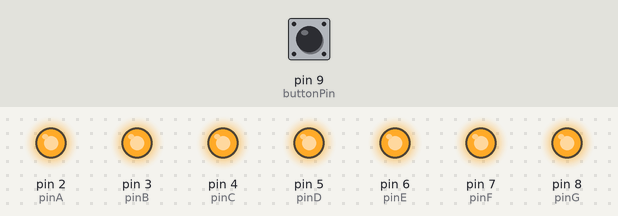
Recording of a sketch running on a simulated Arduino Uno, built with avr-gcc and run on an emulated ATmega328P. Shown: output pins drawn as LEDs (lit = HIGH). Dashed ring = blinking. The test bench sets the inputs (shaded band); at power-on: pin 9 (buttonPin) LOW. Random numbers use the default seed unless the sketch sets one.

Above: at 1.2 s.
1.3 s: pin 9 (buttonPin) pulled HIGH for 0.15 s
At 1.9 s:
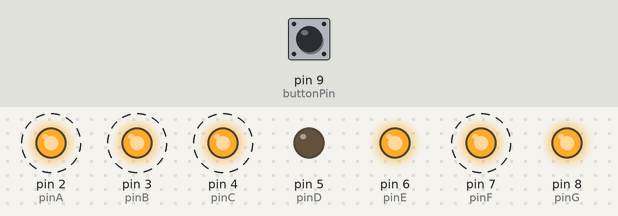
4.3 s: pin 9 (buttonPin) pulsed HIGH 5 times (0.12 s each, 0.3 s apart)
At 7.1 s:
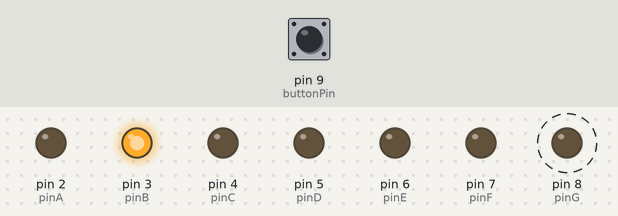
8.1 s: pin 9 (buttonPin) pulled HIGH for 1 s
At 8.28 s:
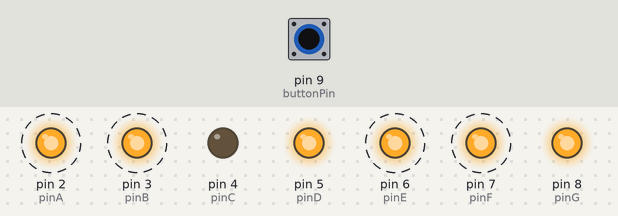
11.1 s: pin 9 (buttonPin) pulled HIGH for 0.15 s
At 12.6 s:
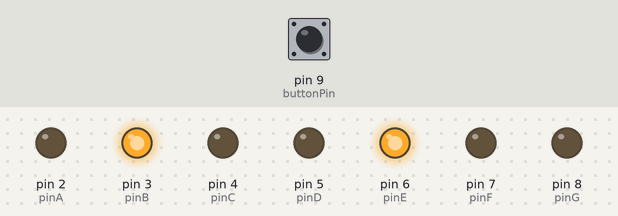
14.1 s: pin 9 (buttonPin) pulled HIGH for 3.2 s
At 16.1 s:
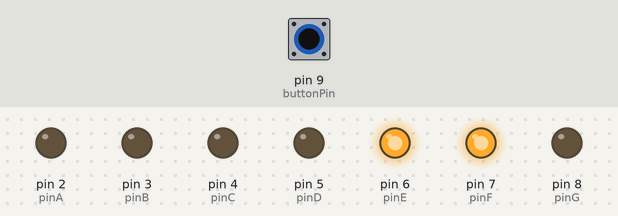
18.8 s: pin 9 (buttonPin) pulled HIGH for 0.15 s
At 20.9 s:
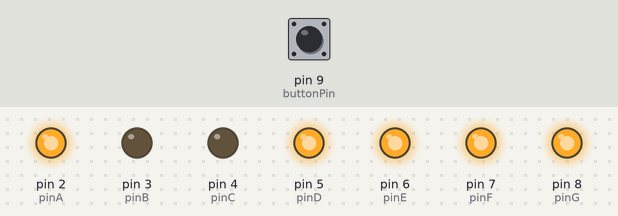
Timing chart, 0 to 22.4 s (numbered marks = the images above; inputs shaded):
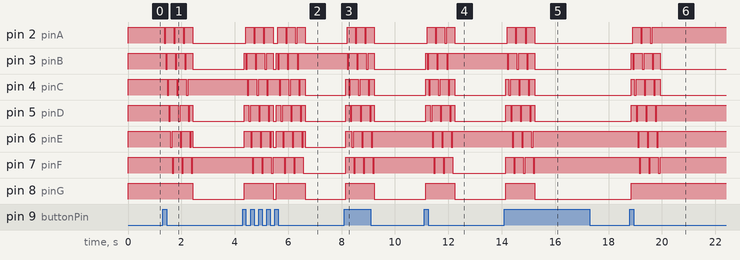

Measured:
- after the input at 1.3 s, pin 2 (pinA): alternates HIGH for 0.30 s and LOW for 0.06 s, 7 changes in all, then stays LOW, starting after 0.05 s; pin 3 (pinB): alternates HIGH for 0.30 s and LOW for 0.06 s, 7 changes in all, then stays LOW, starting after 0.11 s
- after the input at 4.3 s, pin 8 (pinG): alternates HIGH for 1.1 s and LOW for 0.12 s, starting after 0.05 s
- after the input at 8.1 s, pin 2 (pinA): alternates HIGH for 0.30 s and LOW for 0.06 s, 6 changes in all, then stays LOW, starting after 0.11 s; pin 3 (pinB): alternates HIGH for 0.30 s and LOW for 0.06 s, 7 changes in all, then stays LOW, starting after 0.11 s
- after the input at 11.1 s, pin 2 (pinA): alternates HIGH for 0.30 s and LOW for 0.06 s, 6 changes in all, then stays LOW, starting after 0.11 s; pin 3 (pinB): LOW → HIGH after 0.05 s, then repeats every 0.36 s: LOW 0.06 s, HIGH 0.30 s, until it stays HIGH from 12.0 s
- after the input at 14.1 s, pin 2 (pinA): alternates HIGH for 0.30 s and LOW for 0.06 s, 6 changes in all, then stays LOW, starting after 0.11 s; pin 3 (pinB): alternates HIGH for 0.30 s and LOW for 0.06 s, 7 changes in all, then stays LOW, starting after 0.11 s
- after the input at 18.8 s, pin 2 (pinA): alternates HIGH for 0.30 s and LOW for 0.06 s, 5 changes in all, then stays HIGH, starting after 0.11 s; pin 3 (pinB): LOW → HIGH after 0.05 s, then repeats every 0.36 s: LOW 0.06 s, HIGH 0.30 s

The sketch:

Elektronicka_hraci_kostka.ino
```cpp
const int buttonPin = 9;    // the number of the pushbutton pin

// Variables will change:
int buttonState;             // the current reading from the input pin
int lastButtonState = LOW;   // the previous reading from the input pin

// the following variables are unsigned longs because the time, measured in
// milliseconds, will quickly become a bigger number than can be stored in an int.
unsigned long lastDebounceTime = 0;  // the last time the output pin was toggled
unsigned long debounceDelay = 50;    // the debounce time; increase if the output flickers

int pinA = 2;
int pinB = 3;
int pinC = 4;
int pinD = 5;
int pinE = 6;
int pinF = 7;
int pinG = 8;

void setup(){

  pinMode(buttonPin, INPUT);

  pinMode(pinA, OUTPUT);
  pinMode(pinB, OUTPUT);
  pinMode(pinC, OUTPUT);
  pinMode(pinD, OUTPUT);
  pinMode(pinE, OUTPUT);
  pinMode(pinF, OUTPUT);
  pinMode(pinG, OUTPUT);

  digitalWrite(pinA, HIGH);
  digitalWrite(pinB, HIGH);
  digitalWrite(pinC, HIGH);
  digitalWrite(pinD, HIGH);
  digitalWrite(pinE, HIGH);
  digitalWrite(pinF, HIGH);
  digitalWrite(pinG, HIGH);
}

void loop() {
  // read the state of the switch into a local variable:
  int reading = digitalRead(buttonPin);

  // check to see if you just pressed the button
  // (i.e. the input went from LOW to HIGH), and you've waited long enough
  // since the last press to ignore any noise:

  // If the switch changed, due to noise or pressing:
  if (reading != lastButtonState) {
    // reset the debouncing timer
    lastDebounceTime = millis();
  }

  if ((millis() - lastDebounceTime) > debounceDelay) {
    // whatever the reading is at, it's been there for longer than the debounce
    // delay, so take it as the actual current state:

    // if the button state has changed:
    if (reading != buttonState) {
      buttonState = reading;

      // only toggle the LED if the new button state is HIGH
      if (buttonState == HIGH) {

        // TODo tady bude muj kod
        for(int j = 0; j<3;j++){

          for(int i = 0; i<6;i++){

                animace(i);
                delay(60);
              }
        }

    zobrazCislo(random(1,7));

      }
    }
  }

  // save the reading. Next time through the loop, it'll be the lastButtonState:
  lastButtonState = reading;
}

void zobrazCislo(int cislo){

  switch(cislo){

    case 0:
        digitalWrite(pinA, LOW);
        digitalWrite(pinB, LOW);
        digitalWrite(pinC, LOW);
        digitalWrite(pinD, LOW);
        digitalWrite(pinE, LOW);
        digitalWrite(pinF, LOW);
        digitalWrite(pinG, HIGH);
        break;

      case 1:
        digitalWrite(pinA, HIGH);
        digitalWrite(pinB, LOW);
        digitalWrite(pinC, LOW);
        digitalWrite(pinD, HIGH);
        digitalWrite(pinE, HIGH);
        digitalWrite(pinF, HIGH);
        digitalWrite(pinG, HIGH);
        break;

      case 2:
        digitalWrite(pinA, LOW);
        digitalWrite(pinB, LOW);
        digitalWrite(pinC, HIGH);
        digitalWrite(pinD, LOW);
        digitalWrite(pinE, LOW);
        digitalWrite(pinF, HIGH);
        digitalWrite(pinG, LOW);
        break;

      case 3:
        digitalWrite(pinA, LOW);
      digitalWrite(pinB, LOW);
        digitalWrite(pinC, LOW);
        digitalWrite(pinD, LOW);
        digitalWrite(pinE, HIGH);
        digitalWrite(pinF, HIGH);
        digitalWrite(pinG, LOW);
        break;

      case 4:
        digitalWrite(pinA, HIGH);
        digitalWrite(pinB, LOW);
        digitalWrite(pinC, LOW);
        digitalWrite(pinD, HIGH);
        digitalWrite(pinE, HIGH);
        digitalWrite(pinF, LOW);
        digitalWrite(pinG, LOW);
        break;

      case 5:
        digitalWrite(pinA, LOW);
        digitalWrite(pinB, HIGH);
        digitalWrite(pinC, LOW);
        digitalWrite(pinD, LOW);
        digitalWrite(pinE, HIGH);
        digitalWrite(pinF, LOW);
        digitalWrite(pinG, LOW);
        break;

      case 6:
        digitalWrite(pinA, LOW);
        digitalWrite(pinB, HIGH);
        digitalWrite(pinC, LOW);
        digitalWrite(pinD, LOW);
        digitalWrite(pinE, LOW);
        digitalWrite(pinF, LOW);
        digitalWrite(pinG, LOW);
        break;

      case 7:
        digitalWrite(pinA, LOW);
        digitalWrite(pinB, LOW);
        digitalWrite(pinC, LOW);
        digitalWrite(pinD, HIGH);
        digitalWrite(pinE, HIGH);
        digitalWrite(pinF, HIGH);
        digitalWrite(pinG, HIGH);
        break;

      case 8:
        digitalWrite(pinA, LOW);
        digitalWrite(pinB, LOW);
        digitalWrite(pinC, LOW);
        digitalWrite(pinD, LOW);
        digitalWrite(pinE, LOW);
        digitalWrite(pinF, LOW);
        digitalWrite(pinG, LOW);
        break;

      case 9:
        digitalWrite(pinA, LOW);
        digitalWrite(pinB, LOW);
        digitalWrite(pinC, LOW);
        digitalWrite(pinD, LOW);
        digitalWrite(pinE, HIGH);
        digitalWrite(pinF, LOW);
        digitalWrite(pinG, LOW);
        break;
  }
}

void animace(int cislo){

  switch(cislo){

    case 0:
        digitalWrite(pinA, LOW);
        digitalWrite(pinB, HIGH);
        digitalWrite(pinC, HIGH);
        digitalWrite(pinD, HIGH);
        digitalWrite(pinE, HIGH);
        digitalWrite(pinF, HIGH);
        digitalWrite(pinG, HIGH);
        break;

      case 1:
        digitalWrite(pinA, HIGH);
        digitalWrite(pinB, LOW);
        digitalWrite(pinC, HIGH);
        digitalWrite(pinD, HIGH);
        digitalWrite(pinE, HIGH);
        digitalWrite(pinF, HIGH);
        digitalWrite(pinG, HIGH);
        break;

      case 2:
        digitalWrite(pinA, HIGH);
        digitalWrite(pinB, HIGH);
        digitalWrite(pinC, LOW);
        digitalWrite(pinD, HIGH);
        digitalWrite(pinE, HIGH);
        digitalWrite(pinF, HIGH);
        digitalWrite(pinG, HIGH);
        break;

      case 3:
        digitalWrite(pinA, HIGH);
        digitalWrite(pinB, HIGH);
        digitalWrite(pinC, HIGH);
        digitalWrite(pinD, LOW);
        digitalWrite(pinE, HIGH);
        digitalWrite(pinF, HIGH);
        digitalWrite(pinG, HIGH);
        break;

      case 4:
        digitalWrite(pinA, HIGH);
        digitalWrite(pinB, HIGH);
        digitalWrite(pinC, HIGH);
        digitalWrite(pinD, HIGH);
        digitalWrite(pinE, LOW);
        digitalWrite(pinF, HIGH);
        digitalWrite(pinG, HIGH);
        break;

      case 5:
        digitalWrite(pinA, HIGH);
        digitalWrite(pinB, HIGH);
        digitalWrite(pinC, HIGH);
        digitalWrite(pinD, HIGH);
        digitalWrite(pinE, HIGH);
        digitalWrite(pinF, LOW);
        digitalWrite(pinG, HIGH);
        break;

  }
}
```
